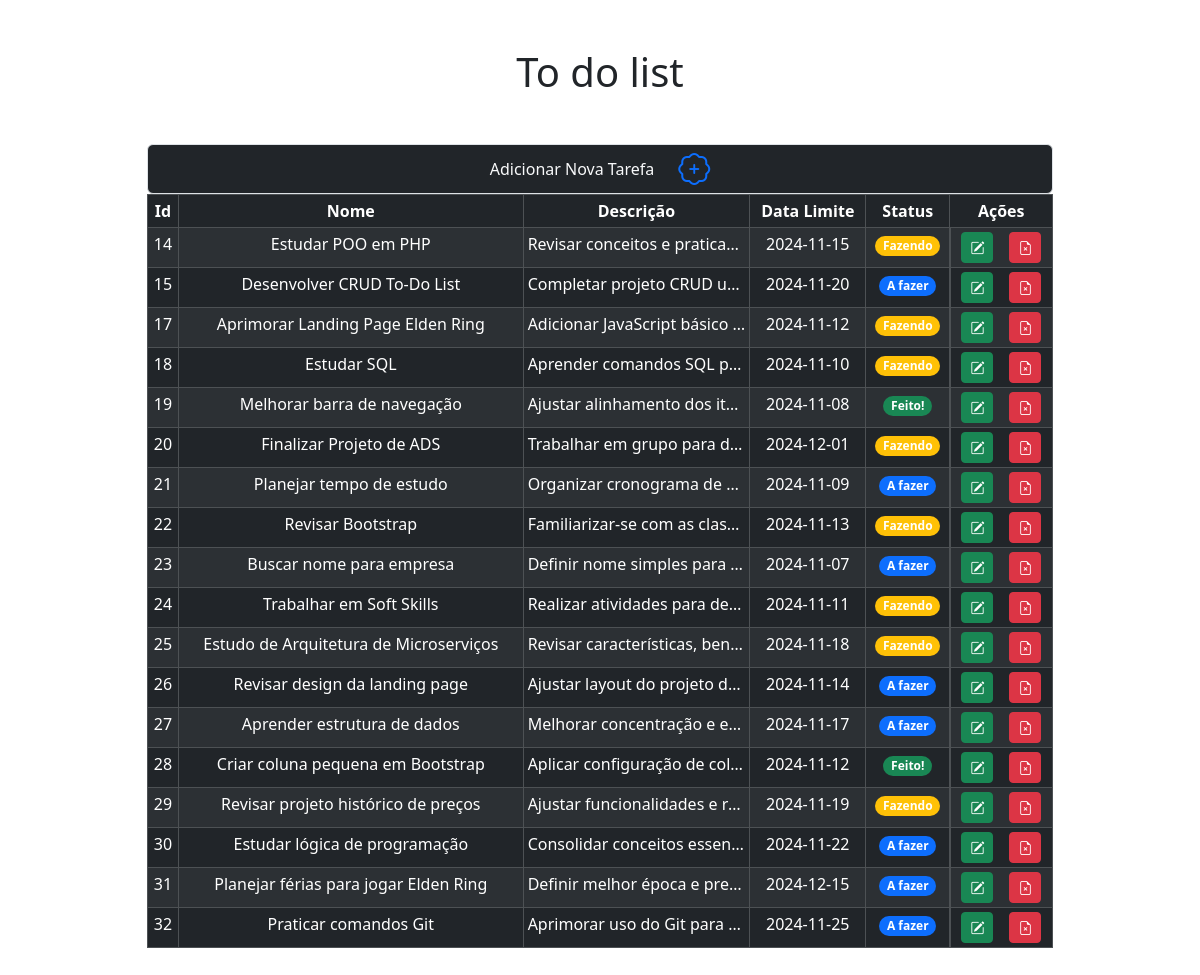
The page / on the database its author committed.
### tables this page shows
CREATE TABLE `tarefas` (
  `id` int(11) NOT NULL,
  `nome` varchar(100) NOT NULL,
  `descricao` varchar(100) DEFAULT NULL,
  `data_limite` date DEFAULT NULL,
  `status` char(1) NOT NULL
);

### index.php (the view, shortened to what this page needs)
<?php
require_once("conexao.php");
$sql = "SELECT * FROM tarefas";
$tarefas = mysqli_query($conn, $sql);
?>
<!DOCTYPE html>
<html lang="pt-BR">
<head>
    <link href="https://cdn.jsdelivr.net/npm/bootstrap@5.3.3/dist/css/bootstrap.min.css" rel="stylesheet">
    <link rel="stylesheet" href="https://cdn.jsdelivr.net/npm/bootstrap-icons@1.11.3/font/bootstrap-icons.min.css">
</head>
<body class="container my-5">
    <div class="container mt-4">
        <div class="row justify-content-center">
            <div class="col-md-10">
                    <h1 class="text-center mb-5">To do list</h1>
                    <div class="d-flex justify-content-center align-items-center border rounded p-0 bg-dark text-light">
                        <span class="me-4">Adicionar Nova Tarefa</span>
                        <a href="create-tarefa.php" style="font-size: 2rem;"><i class="bi bi-patch-plus"></i></a>
                    </div>
                    <div class="table-responsive">
                        <table class="table table-striped table-bordered table-hover table-sm table-dark">
                            <thead>
                                <tr class="text-center">
                                    <th>Id</th>
                                    <th>Nome</th>
                                    <th>Descrição</th>
                                    <th>Data Limite</th>
                                    <th>Status</th>
                                    <th>Ações</th>
                                </tr>
                            </thead>
                            <tbody>
                                <?php foreach ($tarefas as $tarefa): ?>
                                    <tr class="text-center">
                                        <td><?php echo $tarefa['id']; ?></td>
                                        <td><?php echo $tarefa['nome']; ?></td>
                                        <td class="text-truncate" style="max-height: 10px; max-width: 200px; text-wrap: breakline; cursor:pointer " data-bs-toggle="modal" data-bs-target="#modal<?php echo $tarefa['id'];?>"><?php echo$tarefa['descricao']; ?>
                                        </td>
                                        <td class="text-center"><?php echo $tarefa['data_limite']; ?></td>
                                        <?php if ($tarefa['status'] == 0): ?>
                                        <td class="text-center "><span class="badge rounded-pill bg-primary">A fazer</span></td>
                                        <?php endif ?>
                                        <?php if ($tarefa['status'] == 1): ?>
                                        <td class="text-center "><span class="badge rounded-pill bg-warning">Fazendo</span></td>
                                        <?php endif ?>
                                        <?php if ($tarefa['status'] == 2): ?>
                                        <td class="text-center "><span class="badge rounded-pill bg-success">Feito!</span></td>
                                        <?php endif ?>
                                        <td class="text-center d-flex justify-content-center gap-3">
                                            <a href="edit-tarefa.php?id=<?=$tarefa['id']?>" class="btn btn-success btn-sm"><i class="bi bi-pencil-square"></i></a>
                                            <form action="acoes.php" method="POST" class="d-inline">
                                                <button onclick="return confirm('Tem certeza que deseja excluir esta tarefa?')" name="delete-tarefa" type="submit" value="<?=$tarefa['id']?>" class="btn btn-danger btn-sm"><i class="bi bi-file-earmark-x"></i></button>
                                            </form>
                                        </td>
                                    </tr>
                                <?php  endforeach; ?>
                            </tbody>
                        </table>
                    </div>
            </div>
        </div>
    </div>
</body>
</html>

### rows shown on the page
tarefas: id "14", nome "Estudar POO em PHP", descricao "Revisar conceitos e praticar…", data_limite "2024-11-15", status "Fazendo"
tarefas: id "15", nome "Desenvolver CRUD To-Do List", descricao "Completar projeto CRUD u…", data_limite "2024-11-20", status "A fazer"
tarefas: id "17", nome "Aprimorar Landing Page Elden Ring", descricao "Adicionar JavaScript básico…", data_limite "2024-11-12", status "Fazendo"
tarefas: id "18", nome "Estudar SQL", descricao "Aprender comandos SQL p…", data_limite "2024-11-10", status "Fazendo"
tarefas: id "19", nome "Melhorar barra de navegação", descricao "Ajustar alinhamento dos it…", data_limite "2024-11-08", status "Feito!"
tarefas: id "20", nome "Finalizar Projeto de ADS", descricao "Trabalhar em grupo para d…", data_limite "2024-12-01", status "Fazendo"
tarefas: id "21", nome "Planejar tempo de estudo", descricao "Organizar cronograma de…", data_limite "2024-11-09", status "A fazer"
tarefas: id "22", nome "Revisar Bootstrap", descricao "Familiarizar-se com as clas…", data_limite "2024-11-13", status "Fazendo"
tarefas: id "23", nome "Buscar nome para empresa", descricao "Definir nome simples para…", data_limite "2024-11-07", status "A fazer"
tarefas: id "24", nome "Trabalhar em Soft Skills", descricao "Realizar atividades para de…", data_limite "2024-11-11", status "Fazendo"
tarefas: id "25", nome "Estudo de Arquitetura de Microserviços", descricao "Revisar características, ben…", data_limite "2024-11-18", status "Fazendo"
tarefas: id "26", nome "Revisar design da landing page", descricao "Ajustar layout do projeto d…", data_limite "2024-11-14", status "A fazer"
tarefas: id "27", nome "Aprender estrutura de dados", descricao "Melhorar concentração e e…", data_limite "2024-11-17", status "A fazer"
tarefas: id "28", nome "Criar coluna pequena em Bootstrap", descricao "Aplicar configuração de col…", data_limite "2024-11-12", status "Feito!"
tarefas: id "29", nome "Revisar projeto histórico de preços", descricao "Ajustar funcionalidades e r…", data_limite "2024-11-19", status "Fazendo"
tarefas: id "30", nome "Estudar lógica de programação", descricao "Consolidar conceitos essen…", data_limite "2024-11-22", status "A fazer"
tarefas: id "31", nome "Planejar férias para jogar Elden Ring", descricao "Definir melhor época e pre…", data_limite "2024-12-15", status "A fazer"
tarefas: id "32", nome "Praticar comandos Git", descricao "Aprimorar uso do Git para…", data_limite "2024-11-25", status "A fazer"
